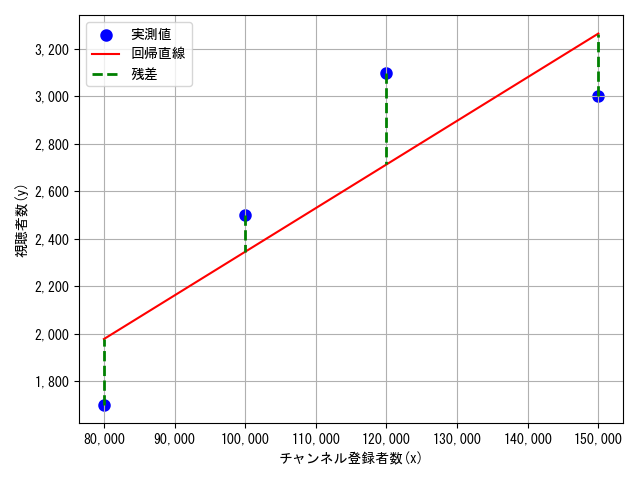

Recreate this plot in Python.
import numpy as np
from sklearn.linear_model import LinearRegression
import matplotlib.pyplot as plt
from matplotlib.ticker import StrMethodFormatter

"""
VTuberのチャンネル登録者数と視聴者数の関係を線形回帰モデルで分析・予測するスクリプト。
"""

# 特徴量（説明変数）: VTuberのチャンネル登録者数
X = np.array([[150000], [120000], [100000], [80000]])

# ターゲット変数（目的変数）: 視聴者数
y = np.array([3000, 3100, 2500, 1700])

# 線形回帰モデルを用いて、登録者数と視聴者数の関係を学習
model = LinearRegression()
model.fit(X, y)

# 回帰直線の傾きと切片を出力
print("傾き a:", model.coef_[0])
print("切片 b:", model.intercept_)

# チャンネル登録者数20万人のときの視聴者数を予測
new_subscriber = np.array([[200000]])
predicted_viewers = model.predict(new_subscriber)
print("予測視聴者数:", predicted_viewers[0])

# 予測値（回帰直線上の値）を計算
y_pred = model.predict(X)
residuals = y - y_pred  # 残差

# グラフで可視化
plt.rcParams["font.family"] = "MS Gothic"  # 日本語フォントの設定（Windows環境向け）
plt.gca().xaxis.set_major_formatter(StrMethodFormatter("{x:,.0f}"))
plt.gca().yaxis.set_major_formatter(StrMethodFormatter("{x:,.0f}"))

plt.scatter(X, y, color="blue", linewidths=3, label="実測値")  # 実測値
plt.plot(X, y_pred, color="red", label="回帰直線")  # 回帰直線

# 残差を描画（垂直線）— 最初の1本だけ凡例を付ける
for i, (xi, yi, ypi) in enumerate(zip(X, y, y_pred)):
    plt.plot(
        [xi[0], xi[0]],
        [yi, ypi],
        color="green",
        linestyle="--",
        linewidth=2,
        label="残差" if i == 0 else None,  # 最初の1本だけラベルを付ける
    )

plt.xlabel("チャンネル登録者数(x)")
plt.ylabel("視聴者数(y)")
plt.legend()
plt.grid(True)
plt.tight_layout()
plt.show()
